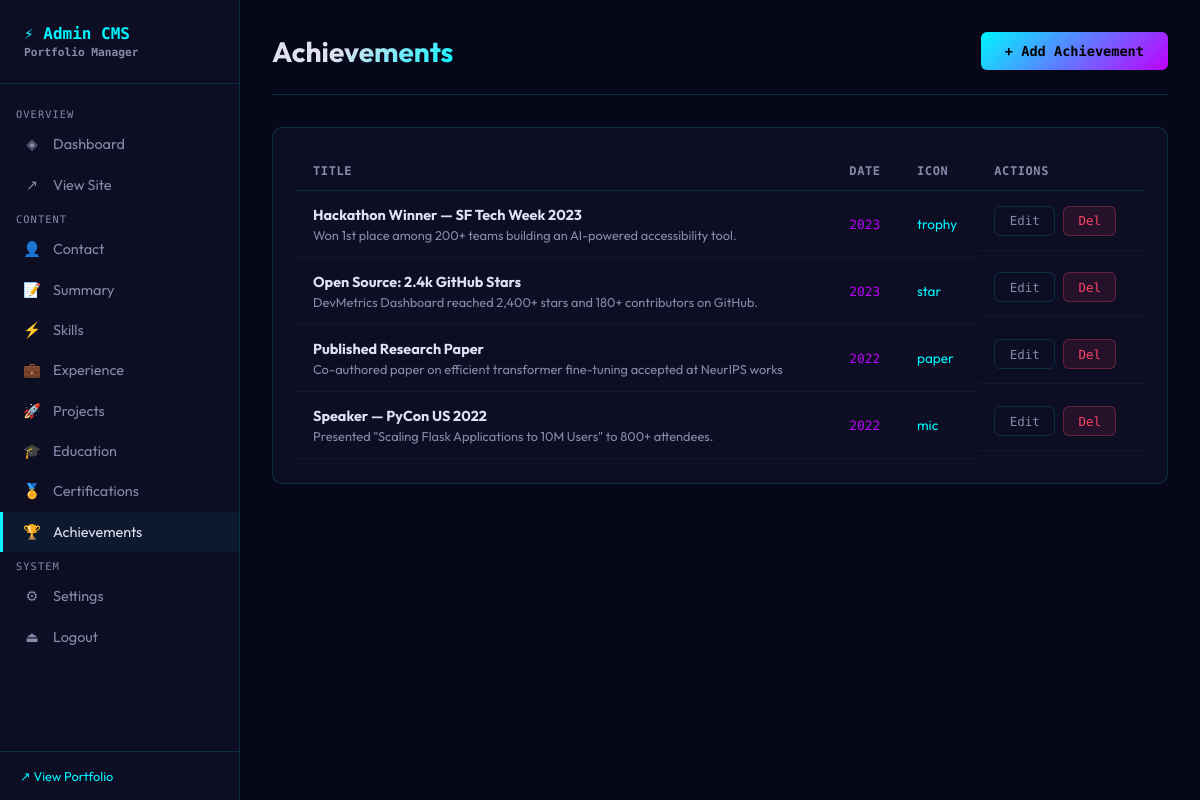
Page /admin/achievements (signed in) on the earlier database version.
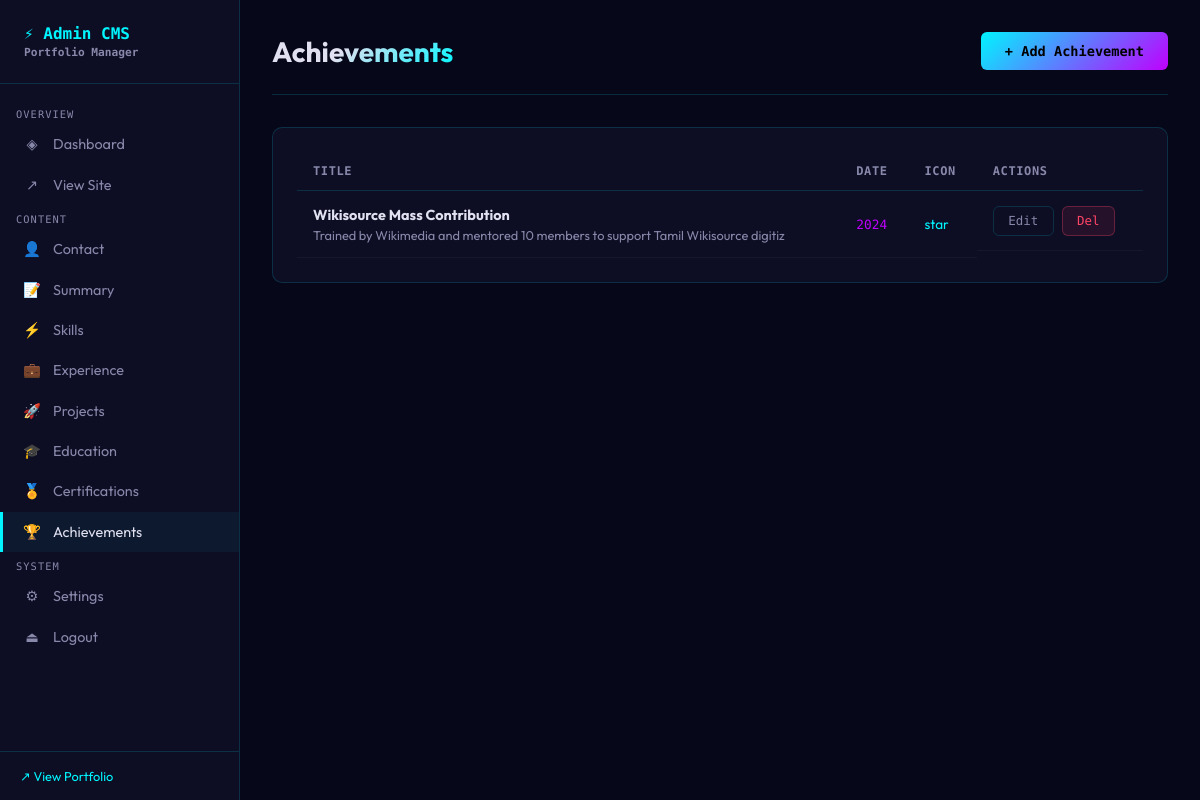
Same page on the later database version.
### tables this page shows
CREATE TABLE achievements (
        id INTEGER PRIMARY KEY,
        title TEXT NOT NULL, description TEXT, date TEXT,
        icon TEXT DEFAULT 'trophy', order_index INTEGER DEFAULT 0
    );

### app/routes/admin.py (the view)
@admin_bp.route('/achievements')
@login_required
def achievements():
    db = get_db(current_app.config['DB_PATH'])
    items = db.execute("SELECT * FROM achievements ORDER BY order_index").fetchall()
    db.close()
    return render_template('admin/achievements.html', items=[dict(i) for i in items])

### app/db.py (called while the page is built)
def get_db(db_path):
    conn = sqlite3.connect(db_path)
    conn.row_factory = sqlite3.Row
    conn.execute("PRAGMA journal_mode=WAL")
    return conn

### app/routes/admin.py (called while the page is built)
@admin_bp.context_processor
def inject_settings():
    try:
        db = get_db(current_app.config['DB_PATH'])
        settings = {r['key']: r['value'] for r in db.execute("SELECT key,value FROM site_settings").fetchall()}
        db.close()
        return dict(settings=settings)
    except:
        return dict(settings={})

def login_required(f):
    @wraps(f)
    def decorated(*args, **kwargs):
        if not session.get('admin_logged_in'):
            return redirect(url_for('admin.login'))
        return f(*args, **kwargs)
    return decorated

### app/templates/admin/achievements.html (shortened to what this page needs)
{% extends 'admin/base.html' %}
{% block content %}
<div class="page-header">
  <div><div class="page-title">Achievements</div></div>
  <button class="btn btn-primary" onclick="document.getElementById('modal').classList.add('open')">+ Add Achievement</button>
</div>
<div class="card">
  <div class="table-wrap">
    <table>
      <thead><tr><th>Title</th><th>Date</th><th>Icon</th><th>Actions</th></tr></thead>
      <tbody>
        {% for item in items %}
        <tr>
          <td>
            <strong>{{ item.title }}</strong>
            <div style="font-size:.8rem;color:var(--text-dim);margin-top:.2rem">{{ (item.description or '')[:80] }}</div>
          </td>
          <td style="font-family:var(--font-mono);font-size:.8rem;color:var(--secondary)">{{ item.date }}</td>
          <td style="font-size:.85rem;color:var(--accent)">{{ item.icon }}</td>
          <td class="td-actions">
            <button class="btn btn-sm btn-ghost" onclick='editAch({{ item|tojson }})'>Edit</button>
            <form method="POST" action="/admin/achievements/delete/{{ item.id }}" onsubmit="return confirm('Delete?')"><button type="submit" class="btn btn-sm btn-danger">Del</button></form>
          </td>
        </tr>
        {% endfor %}
      </tbody>
    </table>
  </div>
</div>
{% endblock %}

Differences in the rows shown:
removed achievements: title "Open Source: 2.4k GitHub Stars", description "DevMetrics Dashboard reached 2,400+ stars and 180+ contributors on GitHub.", date "2023", icon "star"
removed achievements: title "Published Research Paper", description "Co-authored paper on efficient transformer fine-tuning accepted at NeurIPS works", date "2022", icon "paper"
removed achievements: title "Speaker — PyCon US 2022", description "Presented \"Scaling Flask Applications to 10M Users\" to 800+ attendees.", date "2022", icon "mic"
changed achievements: title "Hackathon Winner — SF Tech Week 2023" → "Wikisource Mass Contribution"; description "Won 1st place among 200+ teams building an AI-powered accessibility tool." → "Trained by Wikimedia and mentored 10 members to support Tamil Wikisource digitiz"; date "2023" → "2024"; icon "trophy" → "star"
